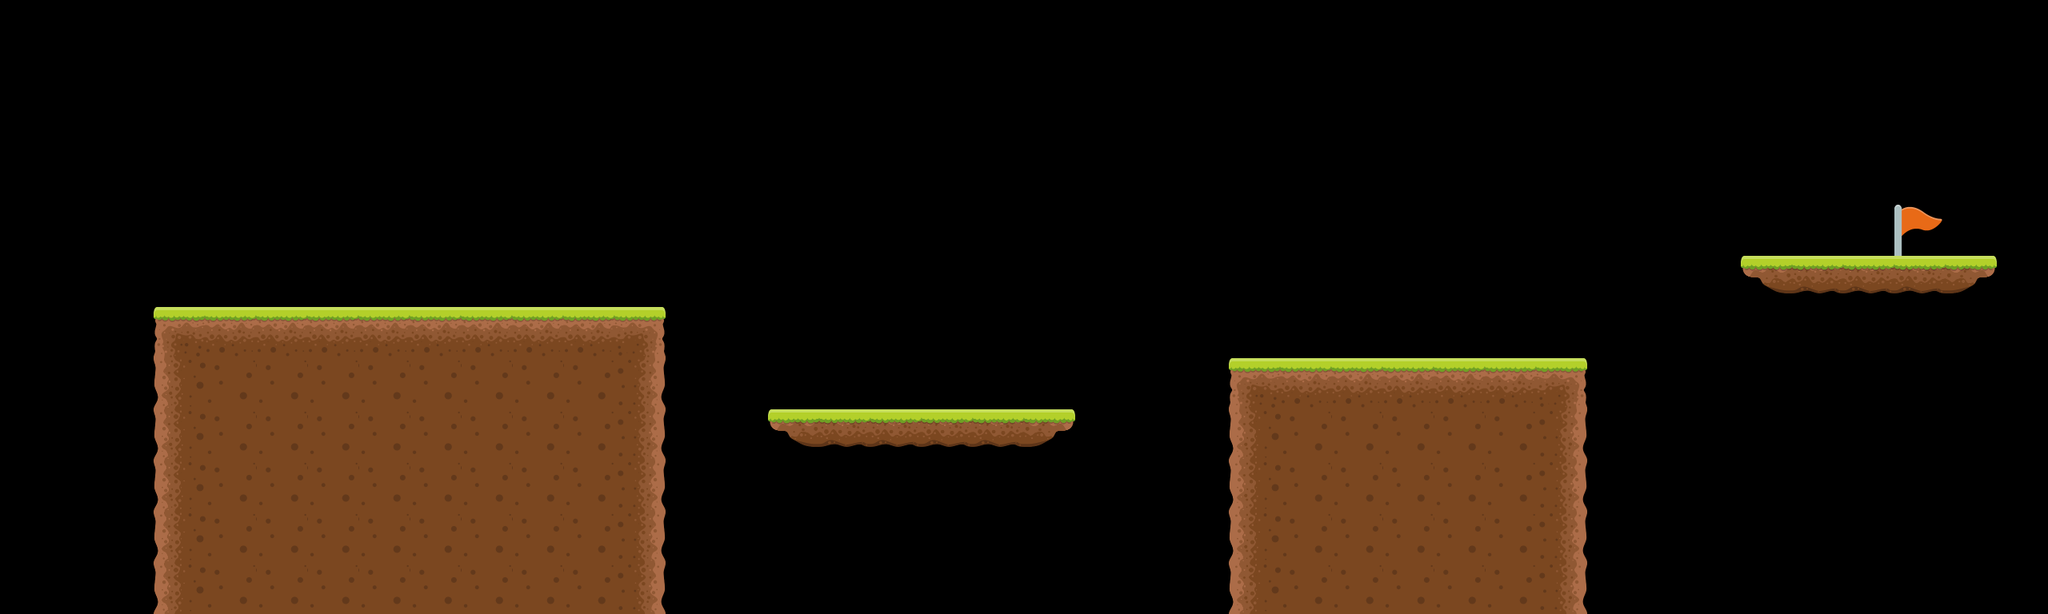

Tiled map render using the project's own tile images. Description and the whole map definition, tile-layer contents included, below:
An orthogonal 40x12 tile map with 64x64 px tiles, 1 tile layer (Warstwa Kafelków 1), 2 tilesets and 8 objects.

<map version="1.5" tiledversion="1.7.2" orientation="orthogonal" renderorder="right-down" width="40" height="12" tilewidth="64" tileheight="64" infinite="0" nextlayerid="6" nextobjectid="11">
 <editorsettings>
  <export target="level1.lua" format="lua" />
 </editorsettings>
 <tileset firstgid="1" name="platformer" tilewidth="64" tileheight="64" tilecount="9" columns="3">
  <image source="tileset.png" width="192" height="192" />
 </tileset>
 <tileset firstgid="10" name="Flag" tilewidth="64" tileheight="64" tilecount="1" columns="1">
  <image source="flag.png" width="64" height="64" />
 </tileset>
 <layer id="1" name="Warstwa Kafelków 1" width="40" height="12">
  <data encoding="csv">
0,0,0,0,0,0,0,0,0,0,0,0,0,0,0,0,0,0,0,0,0,0,0,0,0,0,0,0,0,0,0,0,0,0,0,0,0,0,0,0,
0,0,0,0,0,0,0,0,0,0,0,0,0,0,0,0,0,0,0,0,0,0,0,0,0,0,0,0,0,0,0,0,0,0,0,0,0,0,0,0,
0,0,0,0,0,0,0,0,0,0,0,0,0,0,0,0,0,0,0,0,0,0,0,0,0,0,0,0,0,0,0,0,0,0,0,0,0,0,0,0,
0,0,0,0,0,0,0,0,0,0,0,0,0,0,0,0,0,0,0,0,0,0,0,0,0,0,0,0,0,0,0,0,0,0,0,0,0,0,0,0,
0,0,0,0,0,0,0,0,0,0,0,0,0,0,0,0,0,0,0,0,0,0,0,0,0,0,0,0,0,0,0,0,0,0,0,0,0,10,0,0,
0,0,0,0,0,0,0,0,0,0,0,0,0,0,0,0,0,0,0,0,0,0,0,0,0,0,0,0,0,0,0,0,0,0,7,8,8,8,9,0,
0,0,0,1,2,2,2,2,2,2,2,2,3,0,0,0,0,0,0,0,0,0,0,0,0,0,0,0,0,0,0,0,0,0,0,0,0,0,0,0,
0,0,0,4,5,5,5,5,5,5,5,5,6,0,0,0,0,0,0,0,0,0,0,0,1,2,2,2,2,2,3,0,0,0,0,0,0,0,0,0,
0,0,0,4,5,5,5,5,5,5,5,5,6,0,0,7,8,8,8,8,9,0,0,0,4,5,5,5,5,5,6,0,0,0,0,0,0,0,0,0,
0,0,0,4,5,5,5,5,5,5,5,5,6,0,0,0,0,0,0,0,0,0,0,0,4,5,5,5,5,5,6,0,0,0,0,0,0,0,0,0,
0,0,0,4,5,5,5,5,5,5,5,5,6,0,0,0,0,0,0,0,0,0,0,0,4,5,5,5,5,5,6,0,0,0,0,0,0,0,0,0,
0,0,0,4,5,5,5,5,5,5,5,5,6,0,0,0,0,0,0,0,0,0,0,0,4,5,5,5,5,5,6,0,0,0,0,0,0,0,0,0
</data>
 </layer>
 <objectgroup id="4" name="Flag">
  <object id="9" x="2368" y="256" width="64" height="64" />
 </objectgroup>
 <objectgroup id="5" name="Start">
  <object id="10" x="448" y="256" width="64" height="64" />
 </objectgroup>
 <objectgroup id="2" name="Platforms">
  <object id="3" x="192" y="384" width="640" height="384" />
  <object id="4" x="960" y="512" width="384" height="64" />
  <object id="5" x="1536" y="448" width="448" height="320" />
  <object id="6" x="2176" y="320" width="320" height="64" />
 </objectgroup>
 <objectgroup id="3" name="Enemies">
  <object id="7" x="1728" y="384" width="64" height="64" />
  <object id="8" x="1216" y="448" width="64" height="64" />
 </objectgroup>
</map>
